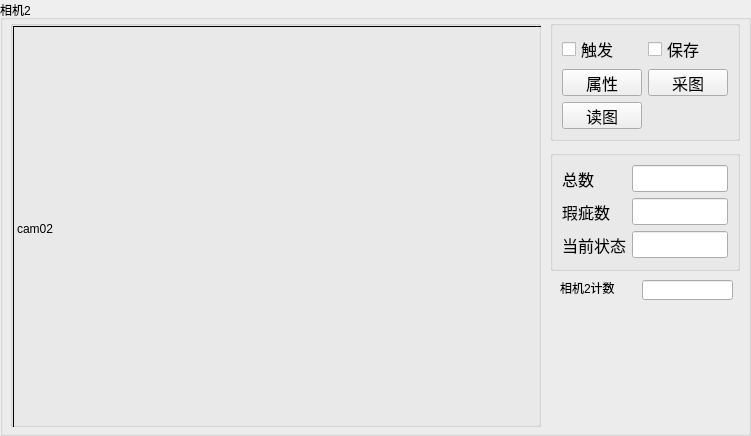
       <widget class="QGroupBox" name="groupBox_2">
        <property name="sizePolicy">
         <sizepolicy hsizetype="Minimum" vsizetype="Minimum">
          <horstretch>0</horstretch>
          <verstretch>0</verstretch>
         </sizepolicy>
        </property>
        <property name="minimumSize">
         <size>
          <width>751</width>
          <height>436</height>
         </size>
        </property>
        <property name="title">
         <string>相机2</string>
        </property>
        <widget class="QGroupBox" name="groupBox_8">
         <property name="geometry">
          <rect>
           <x>550</x>
           <y>150</y>
           <width>190</width>
           <height>121</height>
          </rect>
         </property>
         <property name="sizePolicy">
          <sizepolicy hsizetype="Minimum" vsizetype="Minimum">
           <horstretch>0</horstretch>
           <verstretch>0</verstretch>
          </sizepolicy>
         </property>
         <property name="minimumSize">
          <size>
           <width>190</width>
           <height>121</height>
          </size>
         </property>
         <property name="title">
          <string/>
         </property>
         <layout class="QGridLayout" name="gridLayout_15">
          <item row="0" column="0">
           <layout class="QGridLayout" name="gridLayout_4">
            <item row="0" column="0">
             <widget class="QLabel" name="label_5">
              <property name="font">
               <font>
                <pointsize>12</pointsize>
               </font>
              </property>
              <property name="text">
               <string>总数</string>
              </property>
             </widget>
            </item>
            <item row="0" column="1">
             <widget class="QLineEdit" name="edtTotalNumCam02">
              <property name="font">
               <font>
                <pointsize>12</pointsize>
               </font>
              </property>
             </widget>
            </item>
            <item row="1" column="0">
             <widget class="QLabel" name="label_6">
              <property name="font">
               <font>
                <pointsize>12</pointsize>
               </font>
              </property>
              <property name="text">
               <string>瑕疵数</string>
              </property>
             </widget>
            </item>
            <item row="1" column="1">
             <widget class="QLineEdit" name="edtNGNumCam02">
              <property name="font">
               <font>
                <pointsize>12</pointsize>
               </font>
              </property>
             </widget>
            </item>
            <item row="2" column="0">
             <widget class="QLabel" name="label_7">
              <property name="font">
               <font>
                <pointsize>12</pointsize>
               </font>
              </property>
              <property name="text">
               <string>当前状态</string>
              </property>
             </widget>
            </item>
            <item row="2" column="1">
             <widget class="QLineEdit" name="edtCurStateCam02">
              <property name="font">
               <font>
                <pointsize>12</pointsize>
               </font>
              </property>
             </widget>
            </item>
           </layout>
          </item>
         </layout>
        </widget>
        <widget class="QGroupBox" name="groupBox_10">
         <property name="geometry">
          <rect>
           <x>10</x>
           <y>20</y>
           <width>531</width>
           <height>407</height>
          </rect>
         </property>
         <property name="sizePolicy">
          <sizepolicy hsizetype="Minimum" vsizetype="Minimum">
           <horstretch>0</horstretch>
           <verstretch>0</verstretch>
          </sizepolicy>
         </property>
         <property name="minimumSize">
          <size>
           <width>531</width>
           <height>406</height>
          </size>
         </property>
         <property name="title">
          <string/>
         </property>
         <layout class="QGridLayout" name="gridLayout_20">
          <property name="leftMargin">
           <number>0</number>
          </property>
          <property name="topMargin">
           <number>0</number>
          </property>
          <property name="rightMargin">
           <number>0</number>
          </property>
          <property name="bottomMargin">
           <number>0</number>
          </property>
          <property name="spacing">
           <number>0</number>
          </property>
          <item row="0" column="0">
           <widget class="CameraShot" name="labShowImgCam02">
            <property name="sizePolicy">
             <sizepolicy hsizetype="Minimum" vsizetype="Minimum">
              <horstretch>0</horstretch>
              <verstretch>0</verstretch>
             </sizepolicy>
            </property>
            <property name="minimumSize">
             <size>
              <width>529</width>
              <height>405</height>
             </size>
            </property>
            <property name="frameShape">
             <enum>QFrame::Panel</enum>
            </property>
            <property name="text">
             <string>cam02</string>
            </property>
           </widget>
          </item>
         </layout>
        </widget>
        <widget class="QGroupBox" name="groupBox_7">
         <property name="geometry">
          <rect>
           <x>550</x>
           <y>20</y>
           <width>190</width>
           <height>121</height>
          </rect>
         </property>
         <property name="sizePolicy">
          <sizepolicy hsizetype="Minimum" vsizetype="Minimum">
           <horstretch>0</horstretch>
           <verstretch>0</verstretch>
          </sizepolicy>
         </property>
         <property name="minimumSize">
          <size>
           <width>190</width>
           <height>121</height>
          </size>
         </property>
         <property name="title">
          <string/>
         </property>
         <layout class="QGridLayout" name="gridLayout_11">
          <item row="0" column="0">
           <layout class="QGridLayout" name="gridLayout_6">
            <item row="0" column="0">
             <widget class="QCheckBox" name="chkTriggerCam02">
              <property name="font">
               <font>
                <pointsize>12</pointsize>
               </font>
              </property>
              <property name="text">
               <string>触发</string>
              </property>
             </widget>
            </item>
            <item row="1" column="0">
             <widget class="QPushButton" name="btnVCDPropertyCam02">
              <property name="font">
               <font>
                <pointsize>12</pointsize>
               </font>
              </property>
              <property name="styleSheet">
               <string notr="true"/>
              </property>
              <property name="text">
               <string>属性</string>
              </property>
             </widget>
            </item>
            <item row="0" column="1">
             <widget class="QCheckBox" name="chkSaveImageCam02">
              <property name="font">
               <font>
                <pointsize>12</pointsize>
               </font>
              </property>
              <property name="text">
               <string>保存</string>
              </property>
             </widget>
            </item>
            <item row="1" column="1">
             <widget class="QPushButton" name="btnGrabImageCam02">
              <property name="font">
               <font>
                <pointsize>12</pointsize>
               </font>
              </property>
              <property name="styleSheet">
               <string notr="true"/>
              </property>
              <property name="text">
               <string>采图</string>
              </property>
             </widget>
            </item>
            <item row="2" column="0">
             <widget class="QPushButton" name="btnReadImageCam02">
              <property name="font">
               <font>
                <pointsize>12</pointsize>
               </font>
              </property>
              <property name="styleSheet">
               <string notr="true"/>
              </property>
              <property name="text">
               <string>读图</string>
              </property>
             </widget>
            </item>
           </layout>
          </item>
         </layout>
        </widget>
        <widget class="QLineEdit" name="camera1">
         <property name="geometry">
          <rect>
           <x>642</x>
           <y>280</y>
           <width>91</width>
           <height>20</height>
          </rect>
         </property>
        </widget>
        <widget class="QLabel" name="reg_lab2">
         <property name="geometry">
          <rect>
           <x>560</x>
           <y>280</y>
           <width>71</width>
           <height>16</height>
          </rect>
         </property>
         <property name="text">
          <string>相机2计数</string>
         </property>
        </widget>
       </widget>
